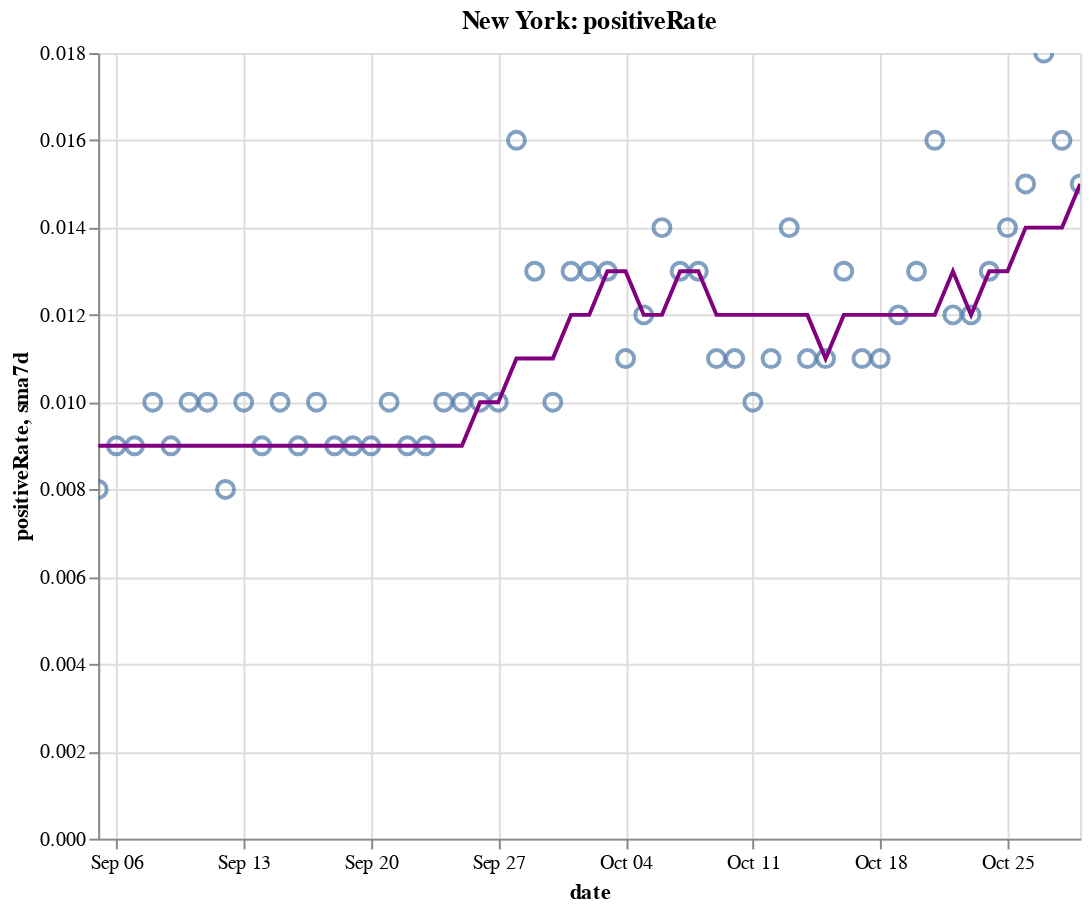

Notebook cell for this chart:
### Code cell
create_plot(ny, 'positiveRate')

### Figure 1 — Vega-Lite specification as saved in the notebook (floating-point values rounded to 4 significant figures)
{"config": {"view": {"continuousWidth": 400, "continuousHeight": 300}}, "layer": [{"layer": [{"mark": {"type": "point", "size": 75}, "encoding": {"tooltip": [{"type": "temporal", "field": "date"}, {"type": "quantitative", "field": "positiveRate"}, {"type": "quantitative", "field": "sma7d"}], "x": {"type": "temporal", "field": "date"}, "y": {"type": "quantitative", "field": "positiveRate"}}, "selection": {"selector010": {"type": "interval", "bind": "scales", "encodings": ["x", "y"]}}}, {"mark": {"type": "line", "color": "purple"}, "encoding": {"x": {"type": "temporal", "field": "date"}, "y": {"type": "quantitative", "field": "sma7d"}}}]}, {"mark": {"type": "rule", "color": "#aaa"}, "encoding": {"x": {"type": "temporal", "field": "date"}}, "transform": [{"filter": {"selection": "selector009"}}]}, {"mark": "circle", "encoding": {"opacity": {"condition": {"value": 1, "selection": "selector009"}, "value": 0}, "tooltip": [{"type": "temporal", "field": "date"}, {"type": "quantitative", "field": "positiveRate"}, {"type": "quantitative", "field": "sma7d"}], "x": {"type": "temporal", "field": "date"}, "y": {"type": "quantitative", "field": "positiveRate"}}, "selection": {"selector009": {"type": "single", "encodings": ["x"], "on": "mouseover", "nearest": true, "empty": "none"}}}, {"mark": {"type": "text", "align": "left", "dx": 5, "dy": -5, "stroke": "white", "strokeWidth": 2}, "encoding": {"text": {"type": "quantitative", "field": "positiveRate"}, "tooltip": [{"type": "temporal", "field": "date"}, {"type": "quantitative", "field": "positiveRate"}, {"type": "quantitative", "field": "sma7d"}], "x": {"type": "temporal", "field": "date"}, "y": {"type": "quantitative", "field": "positiveRate"}}, "transform": [{"filter": {"selection": "selector009"}}]}, {"mark": {"type": "text", "align": "left", "dx": 5, "dy": -5}, "encoding": {"text": {"type": "quantitative", "field": "positiveRate"}, "tooltip": [{"type": "temporal", "field": "date"}, {"type": "quantitative", "field": "positiveRate"}, {"type": "quantitative", "field": "sma7d"}], "x": {"type": "temporal", "field": "date"}, "y": {"type": "quantitative", "field": "positiveRate"}}, "transform": [{"filter": {"selection": "selector009"}}]}], "data": {"name": "data-442ed1c1ddb995a2d3c8ddff53681924"}, "height": 400, "title": "New York: positiveRate", "width": 500, "$schema": "https://vega.github.io/schema/vega-lite/v4.8.1.json", "datasets": {"data-442ed1c1ddb995a2d3c8ddff53681924": [{"date": "2020-09-05T00:00:00", "totalTestResultsIncrease": 99760.0, "positiveIncrease": 801.0, "death": 25350.0, "deathIncrease": 2.0, "positiveRate": 0.008, "state": "New York", "sma7d": 0.009}, {"date": "2020-09-06T00:00:00", "totalTestResultsIncrease": 85630.0, "positiveIncrease": 729.0, "death": 25360.0, "deathIncrease": 9.0, "positiveRate": 0.009, "state": "New York", "sma7d": 0.009}, {"date": "2020-09-07T00:00:00", "totalTestResultsIncrease": 58860.0, "positiveIncrease": 520.0, "death": 25360.0, "deathIncrease": 2.0, "positiveRate": 0.009, "state": "New York", "sma7d": 0.009}, {"date": "2020-09-08T00:00:00", "totalTestResultsIncrease": 57830.0, "positiveIncrease": 557.0, "death": 25370.0, "deathIncrease": 6.0, "positiveRate": 0.01, "state": "New York", "sma7d": 0.009}, {"date": "2020-09-09T00:00:00", "totalTestResultsIncrease": 63230.0, "positiveIncrease": 576.0, "death": 25370.0, "deathIncrease": 3.0, "positiveRate": 0.009, "state": "New York", "sma7d": 0.009}, {"date": "2020-09-10T00:00:00", "totalTestResultsIncrease": 76810.0, "positiveIncrease": 757.0, "death": 25380.0, "deathIncrease": 7.0, "positiveRate": 0.01, "state": "New York", "sma7d": 0.009}, {"date": "2020-09-11T00:00:00", "totalTestResultsIncrease": 89720.0, "positiveIncrease": 880.0, "death": 25380.0, "deathIncrease": 5.0, "positiveRate": 0.01, "state": "New York", "sma7d": 0.009}, {"date": "2020-09-12T00:00:00", "totalTestResultsIncrease": 102900.0, "positiveIncrease": 849.0, "death": 25380.0, "deathIncrease": 2.0, "positiveRate": 0.008, "state": "New York", "sma7d": 0.009}, {"date": "2020-09-13T00:00:00", "totalTestResultsIncrease": 72670.0, "positiveIncrease": 725.0, "death": 25390.0, "deathIncrease": 6.0, "positiveRate": 0.01, "state": "New York", "sma7d": 0.009}, {"date": "2020-09-14T00:00:00", "totalTestResultsIncrease": 63360.0, "positiveIncrease": 583.0, "death": 25390.0, "deathIncrease": 4.0, "positiveRate": 0.009, "state": "New York", "sma7d": 0.009}, {"date": "2020-09-15T00:00:00", "totalTestResultsIncrease": 73680.0, "positiveIncrease": 766.0, "death": 25400.0, "deathIncrease": 11.0, "positiveRate": 0.01, "state": "New York", "sma7d": 0.009}, {"date": "2020-09-16T00:00:00", "totalTestResultsIncrease": 75090.0, "positiveIncrease": 652.0, "death": 25410.0, "deathIncrease": 5.0, "positiveRate": 0.009, "state": "New York", "sma7d": 0.009}, {"date": "2020-09-17T00:00:00", "totalTestResultsIncrease": 91500.0, "positiveIncrease": 896.0, "death": 25410.0, "deathIncrease": 3.0, "positiveRate": 0.01, "state": "New York", "sma7d": 0.009}, {"date": "2020-09-18T00:00:00", "totalTestResultsIncrease": 89730.0, "positiveIncrease": 790.0, "death": 25420.0, "deathIncrease": 10.0, "positiveRate": 0.009, "state": "New York", "sma7d": 0.009}, {"date": "2020-09-19T00:00:00", "totalTestResultsIncrease": 110400.0, "positiveIncrease": 986.0, "death": 25420.0, "deathIncrease": 2.0, "positiveRate": 0.009, "state": "New York", "sma7d": 0.009}, {"date": "2020-09-20T00:00:00", "totalTestResultsIncrease": 100400.0, "positiveIncrease": 862.0, "death": 25430.0, "deathIncrease": 2.0, "positiveRate": 0.009, "state": "New York", "sma7d": 0.009}, {"date": "2020-09-21T00:00:00", "totalTestResultsIncrease": 58320.0, "positiveIncrease": 573.0, "death": 25430.0, "deathIncrease": 1.0, "positiveRate": 0.01, "state": "New York", "sma7d": 0.009}, {"date": "2020-09-22T00:00:00", "totalTestResultsIncrease": 84000.0, "positiveIncrease": 754.0, "death": 25430.0, "deathIncrease": 4.0, "positiveRate": 0.009, "state": "New York", "sma7d": 0.009}, {"date": "2020-09-23T00:00:00", "totalTestResultsIncrease": 70930.0, "positiveIncrease": 665.0, "death": 25440.0, "deathIncrease": 5.0, "positiveRate": 0.009, "state": "New York", "sma7d": 0.009}, {"date": "2020-09-24T00:00:00", "totalTestResultsIncrease": 92950.0, "positiveIncrease": 955.0, "death": 25440.0, "deathIncrease": 2.0, "positiveRate": 0.01, "state": "New York", "sma7d": 0.009}, {"date": "2020-09-25T00:00:00", "totalTestResultsIncrease": 94820.0, "positiveIncrease": 908.0, "death": 25450.0, "deathIncrease": 7.0, "positiveRate": 0.01, "state": "New York", "sma7d": 0.009}, {"date": "2020-09-26T00:00:00", "totalTestResultsIncrease": 99950.0, "positiveIncrease": 1005.0, "death": 25450.0, "deathIncrease": 4.0, "positiveRate": 0.01, "state": "New York", "sma7d": 0.01}, {"date": "2020-09-27T00:00:00", "totalTestResultsIncrease": 84770.0, "positiveIncrease": 866.0, "death": 25460.0, "deathIncrease": 6.0, "positiveRate": 0.01, "state": "New York", "sma7d": 0.01}, {"date": "2020-09-28T00:00:00", "totalTestResultsIncrease": 52940.0, "positiveIncrease": 834.0, "death": 25470.0, "deathIncrease": 12.0, "positiveRate": 0.016, "state": "New York", "sma7d": 0.011}, {"date": "2020-09-29T00:00:00", "totalTestResultsIncrease": 88230.0, "positiveIncrease": 1189.0, "death": 25470.0, "deathIncrease": 2.0, "positiveRate": 0.013, "state": "New York", "sma7d": 0.011}, {"date": "2020-09-30T00:00:00", "totalTestResultsIncrease": 97960.0, "positiveIncrease": 1000.0, "death": 25480.0, "deathIncrease": 9.0, "positiveRate": 0.01, "state": "New York", "sma7d": 0.011}, {"date": "2020-10-01T00:00:00", "totalTestResultsIncrease": 109200.0, "positiveIncrease": 1382.0, "death": 25490.0, "deathIncrease": 11.0, "positiveRate": 0.013, "state": "New York", "sma7d": 0.012}, {"date": "2020-10-02T00:00:00", "totalTestResultsIncrease": 119500.0, "positiveIncrease": 1598.0, "death": 25500.0, "deathIncrease": 7.0, "positiveRate": 0.013, "state": "New York", "sma7d": 0.012}, {"date": "2020-10-03T00:00:00", "totalTestResultsIncrease": 134300.0, "positiveIncrease": 1731.0, "death": 25500.0, "deathIncrease": 8.0, "positiveRate": 0.013, "state": "New York", "sma7d": 0.013}, {"date": "2020-10-04T00:00:00", "totalTestResultsIncrease": 110300.0, "positiveIncrease": 1222.0, "death": 25520.0, "deathIncrease": 14.0, "positiveRate": 0.011, "state": "New York", "sma7d": 0.013}, {"date": "2020-10-05T00:00:00", "totalTestResultsIncrease": 76400.0, "positiveIncrease": 933.0, "death": 25530.0, "deathIncrease": 8.0, "positiveRate": 0.012, "state": "New York", "sma7d": 0.012}, {"date": "2020-10-06T00:00:00", "totalTestResultsIncrease": 96360.0, "positiveIncrease": 1393.0, "death": 25540.0, "deathIncrease": 9.0, "positiveRate": 0.014, "state": "New York", "sma7d": 0.012}, {"date": "2020-10-07T00:00:00", "totalTestResultsIncrease": 108200.0, "positiveIncrease": 1360.0, "death": 25540.0, "deathIncrease": 9.0, "positiveRate": 0.013, "state": "New York", "sma7d": 0.013}, {"date": "2020-10-08T00:00:00", "totalTestResultsIncrease": 145800.0, "positiveIncrease": 1836.0, "death": 25560.0, "deathIncrease": 10.0, "positiveRate": 0.013, "state": "New York", "sma7d": 0.013}, {"date": "2020-10-09T00:00:00", "totalTestResultsIncrease": 139300.0, "positiveIncrease": 1592.0, "death": 25560.0, "deathIncrease": 6.0, "positiveRate": 0.011, "state": "New York", "sma7d": 0.012}, {"date": "2020-10-10T00:00:00", "totalTestResultsIncrease": 134600.0, "positiveIncrease": 1447.0, "death": 25570.0, "deathIncrease": 8.0, "positiveRate": 0.011, "state": "New York", "sma7d": 0.012}, {"date": "2020-10-11T00:00:00", "totalTestResultsIncrease": 118300.0, "positiveIncrease": 1143.0, "death": 25570.0, "deathIncrease": 5.0, "positiveRate": 0.01, "state": "New York", "sma7d": 0.012}, {"date": "2020-10-12T00:00:00", "totalTestResultsIncrease": 91790.0, "positiveIncrease": 1029.0, "death": 25590.0, "deathIncrease": 13.0, "positiveRate": 0.011, "state": "New York", "sma7d": 0.012}, {"date": "2020-10-13T00:00:00", "totalTestResultsIncrease": 99070.0, "positiveIncrease": 1393.0, "death": 25600.0, "deathIncrease": 11.0, "positiveRate": 0.014, "state": "New York", "sma7d": 0.012}, {"date": "2020-10-14T00:00:00", "totalTestResultsIncrease": 111700.0, "positiveIncrease": 1232.0, "death": 25600.0, "deathIncrease": 7.0, "positiveRate": 0.011, "state": "New York", "sma7d": 0.012}, {"date": "2020-10-15T00:00:00", "totalTestResultsIncrease": 133200.0, "positiveIncrease": 1460.0, "death": 25620.0, "deathIncrease": 13.0, "positiveRate": 0.011, "state": "New York", "sma7d": 0.011}, {"date": "2020-10-16T00:00:00", "totalTestResultsIncrease": 136000.0, "positiveIncrease": 1707.0, "death": 25630.0, "deathIncrease": 10.0, "positiveRate": 0.013, "state": "New York", "sma7d": 0.012}, {"date": "2020-10-17T00:00:00", "totalTestResultsIncrease": 160000.0, "positiveIncrease": 1784.0, "death": 25640.0, "deathIncrease": 9.0, "positiveRate": 0.011, "state": "New York", "sma7d": 0.012}, {"date": "2020-10-18T00:00:00", "totalTestResultsIncrease": 128800.0, "positiveIncrease": 1390.0, "death": 25640.0, "deathIncrease": 7.0, "positiveRate": 0.011, "state": "New York", "sma7d": 0.012}, {"date": "2020-10-19T00:00:00", "totalTestResultsIncrease": 82010.0, "positiveIncrease": 998.0, "death": 25660.0, "deathIncrease": 15.0, "positiveRate": 0.012, "state": "New York", "sma7d": 0.012}, {"date": "2020-10-20T00:00:00", "totalTestResultsIncrease": 90540.0, "positiveIncrease": 1201.0, "death": 25670.0, "deathIncrease": 13.0, "positiveRate": 0.013, "state": "New York", "sma7d": 0.012}, {"date": "2020-10-21T00:00:00", "totalTestResultsIncrease": 124800.0, "positiveIncrease": 2026.0, "death": 25680.0, "deathIncrease": 7.0, "positiveRate": 0.016, "state": "New York", "sma7d": 0.012}, {"date": "2020-10-22T00:00:00", "totalTestResultsIncrease": 135300.0, "positiveIncrease": 1628.0, "death": 25690.0, "deathIncrease": 15.0, "positiveRate": 0.012, "state": "New York", "sma7d": 0.013}, {"date": "2020-10-23T00:00:00", "totalTestResultsIncrease": 141500.0, "positiveIncrease": 1637.0, "death": 25700.0, "deathIncrease": 11.0, "positiveRate": 0.012, "state": "New York", "sma7d": 0.012}, {"date": "2020-10-24T00:00:00", "totalTestResultsIncrease": 156900.0, "positiveIncrease": 2061.0, "death": 25720.0, "deathIncrease": 13.0, "positiveRate": 0.013, "state": "New York", "sma7d": 0.013}, {"date": "2020-10-25T00:00:00", "totalTestResultsIncrease": 120800.0, "positiveIncrease": 1632.0, "death": 25730.0, "deathIncrease": 12.0, "positiveRate": 0.014, "state": "New York", "sma7d": 0.013}, {"date": "2020-10-26T00:00:00", "totalTestResultsIncrease": 82120.0, "positiveIncrease": 1191.0, "death": 25740.0, "deathIncrease": 12.0, "positiveRate": 0.015, "state": "New York", "sma7d": 0.014}, {"date": "2020-10-27T00:00:00", "totalTestResultsIncrease": 111600.0, "positiveIncrease": 1991.0, "death": 25760.0, "deathIncrease": 16.0, "positiveRate": 0.018, "state": "New York", "sma7d": 0.014}, {"date": "2020-10-28T00:00:00", "totalTestResultsIncrease": 129700.0, "positiveIncrease": 2031.0, "death": 25770.0, "deathIncrease": 15.0, "positiveRate": 0.016, "state": "New York", "sma7d": 0.014}, {"date": "2020-10-29T00:00:00", "totalTestResultsIncrease": 168400.0, "positiveIncrease": 2499.0, "death": 25790.0, "deathIncrease": 19.0, "positiveRate": 0.015, "state": "New York", "sma7d": 0.015}]}}
